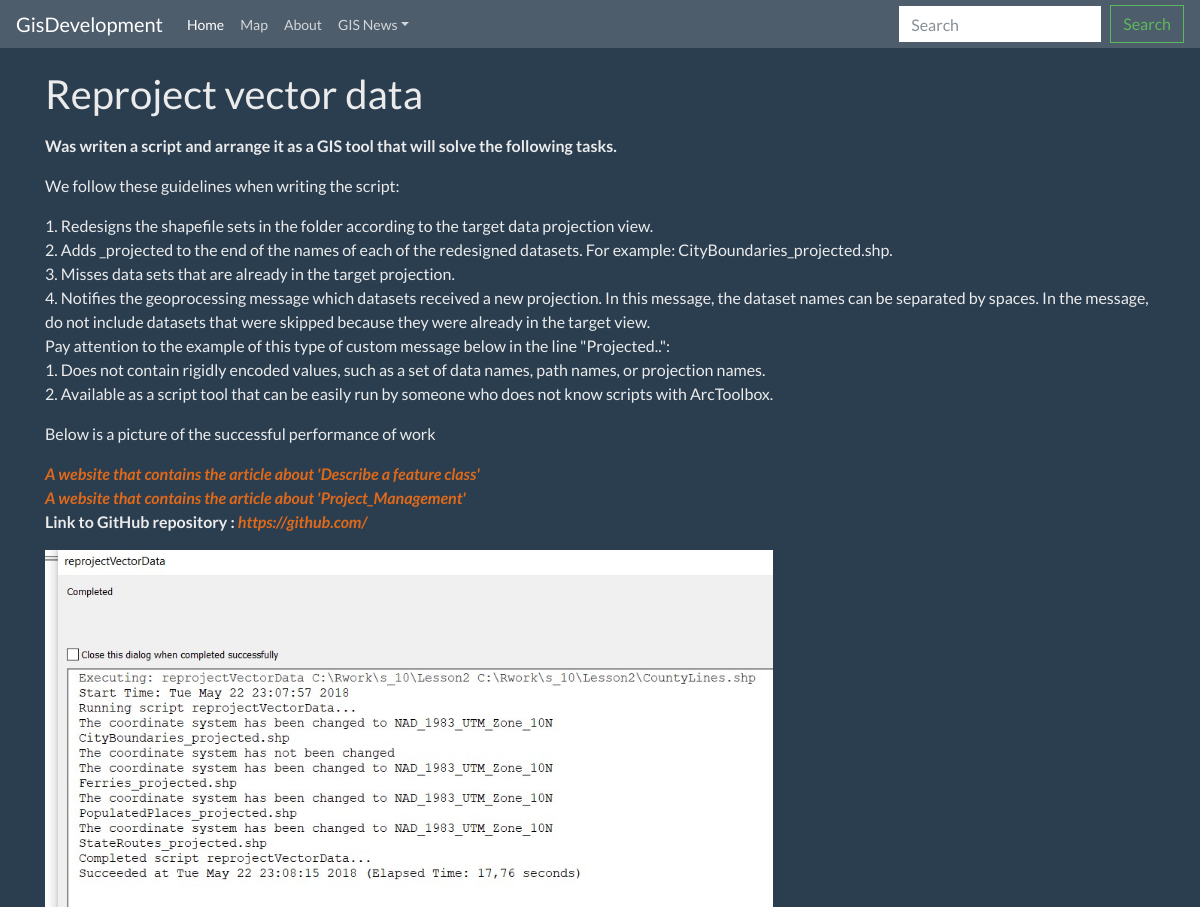
/articles/16/, run on the app's committed database.
### gis/models.py (models this page shows, shortened)
class Articles(models.Model):
    title = models.CharField(max_length=200)
    text = models.TextField()
    user = models.ForeignKey(User)
    image = models.ImageField(upload_to='images', blank=True, null=True)

### gis/views.py (the view)
# urls.py: url(r'^articles/(?P<article_id>[0-9]+)/$', gis.views.show_articles, name='article'),
def show_articles(request, article_id):
    article = get_object_or_404(Articles, id=article_id)
    return render(request, 'gis/article.html', {'article': article})

### gis/templates/gis/article.html (shortened to what this page needs)
{% extends 'gis/base.html' %}
{% block content %}
        <h1>{{ article.title|safe}}</h1>
        <p> {{ article.text|safe }}</p>
        {% if article.image != None %}
            <img src="{{ article.image.url }}" width="728">
        {% else %}
            <p></p>
        {% endif %}
{% endblock %}

### gis/static/gis/style.css (style rules this page uses)
html, body, #viewDiv { padding: 0; margin: 0; height: 100%; width: 100%; }

### data on the page
Articles: title "Reproject vector data", text "We follow these guidelines when writing the script: 1. Redesigns the shapefile sets in the folder according to the target data projection view. 2. Adds _projected to the end of the names of each of the redesigned datasets. For example: CityBoundaries_projected.shp. 3. Misses data sets that are already in the target projection. 4. Notifies the geoprocessing message which datasets received a new projection. In this message, the dataset names can be separated by spaces. In the message, do not include datasets that were skipped because they were already in the target view. Pay attention to the example of this type of custom message below in the line \"Projected..\": 1. Does not contain rigidly…", image (picture)
